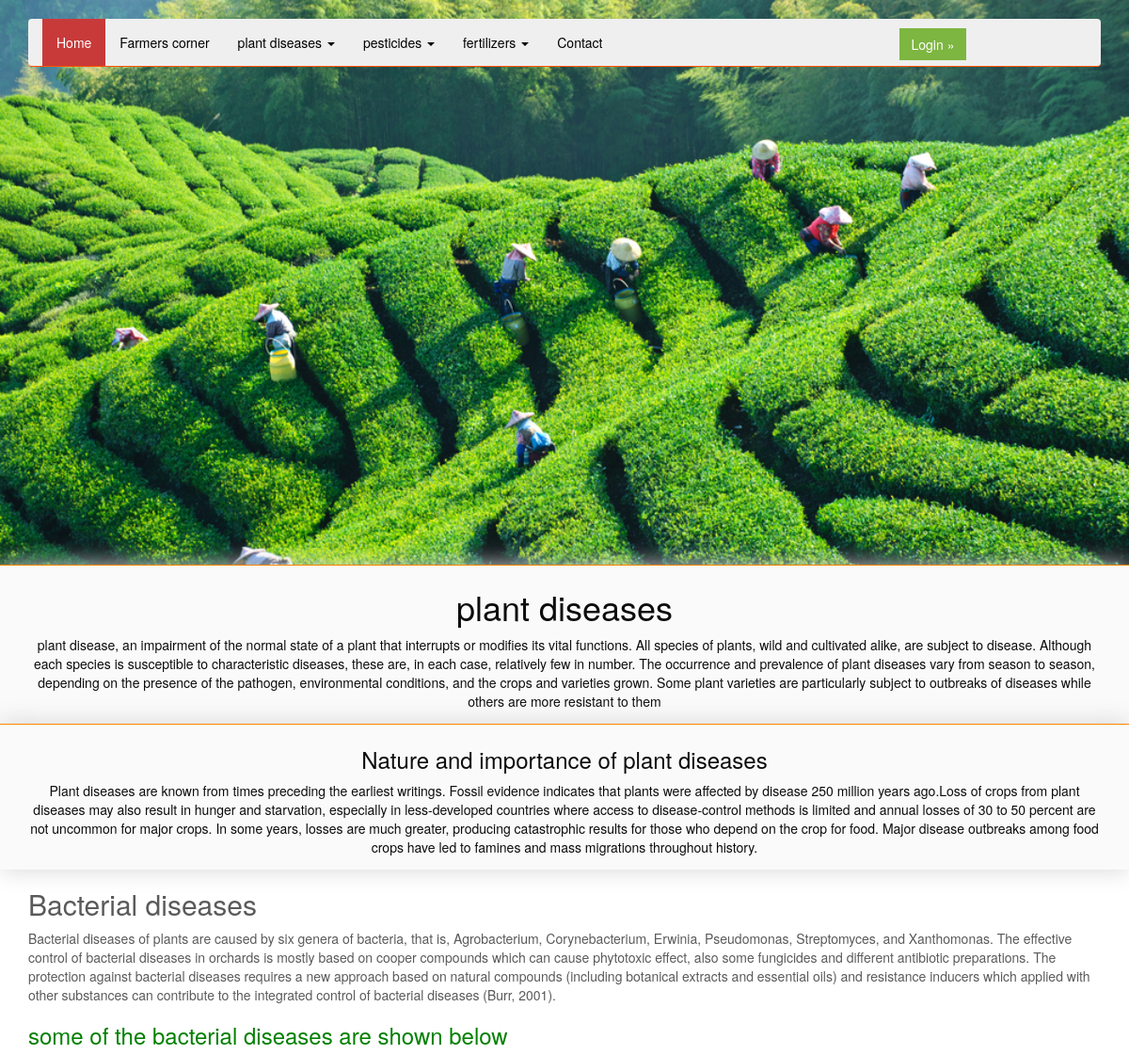
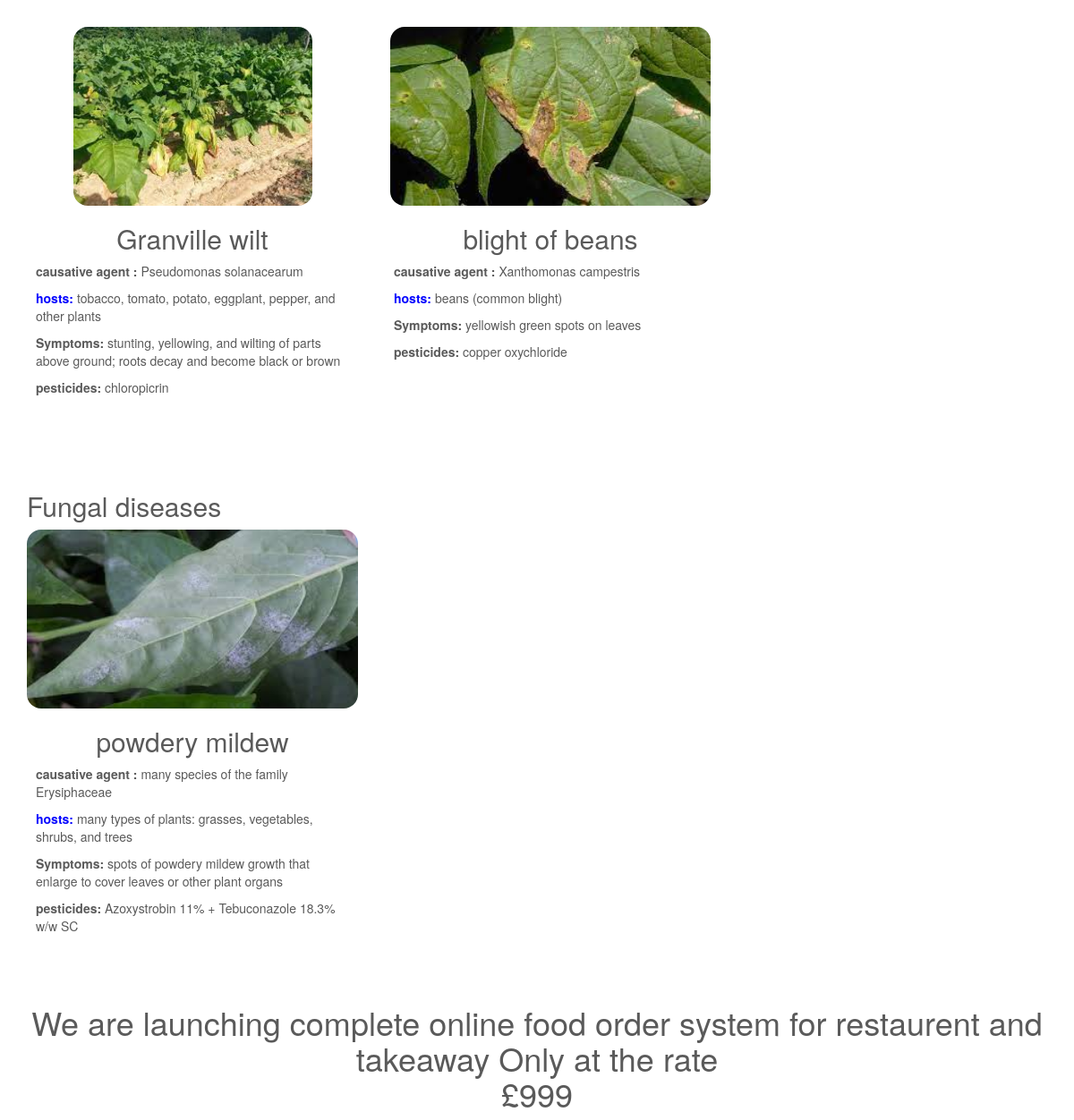
The page / on the database its author committed (2 pictures, top to bottom).
### plantdiseases/models.py (models this page shows, shortened)
class bacterialdiseases(models.Model):
    disease=models.CharField(max_length=100)
    image = models.ImageField(upload_to='images')
    causative_agent=models.CharField(max_length=10000)
    hosts=models.CharField(max_length=1000)
    symptoms=models.CharField(max_length=1000)
    pesticides=models.CharField(max_length=1000)

class fungaldiseases(models.Model):
    disease=models.CharField(max_length=100)
    image = models.ImageField(upload_to='images')
    causative_agent=models.CharField(max_length=10000)
    hosts=models.CharField(max_length=1000)
    symptoms=models.CharField(max_length=1000)
    pesticides=models.CharField(max_length=1000)

### plantdiseases/views.py (the view)
# urls.py: 2. Add a URL to urlpatterns:  path('', views.home, name='home')
def home(request):
    bacs=bacterialdiseases.objects.all()
    fungs=fungaldiseases.objects.all()
    return render(request,'index.html',{'bacs':bacs,'fungs':fungs})

### plantdiseases/templates/index.html (shortened to what this page needs)
{% load static %}
<!DOCTYPE html>
<html lang="en">
  <head>
    <link href="{% static 'dist/css/bootstrap.min.css' %}" rel="stylesheet">
    <link href="{% static 'assets/css/carousel.css' %}" rel="stylesheet">
  </head>
  <body>
  <div id="navbar">
    <div class="navbar-wrapper">
      <div class="container">
        <div class="navbar navbar-inverse navbar-static-top" role="navigation">
          <div class="container">
            <div class="navbar-collapse collapse">
              <ul class="nav navbar-nav">
                <li class="active"><a href=''>Home</a></li>
                <li><a href="/farmer">Farmers corner</a></li>
				<li class="dropdown">
                  <a href="#" class="dropdown-toggle" data-toggle="dropdown">plant diseases <b class="caret"></b></a>
                </li>
				<li class="dropdown">
                  <a href="#" class="dropdown-toggle" data-toggle="dropdown">pesticides <b class="caret"></b></a>
                </li>
                <li class="dropdown">
                  <a href="#" class="dropdown-toggle" data-toggle="dropdown">fertilizers <b class="caret"></b></a>
                </li>
                <li><a href="/farmer">Contact</a></li>
                <li><p><a class="btn btn-default ca" href="add" role="button">Login &raquo;</a></p></li>
              </ul>
            </div>
          </div>
        </div>
      </div>
    </div>
</div>
			<div class="plant1" style="height:600px;">
			  <div class="container">
				<div class="carousel-caption">
				</div>
			  </div>
			</div>
	<div class="mainTitle">
    <div class="container">
    <h1>plant diseases</h1>
    <p><b></b>plant disease, an impairment of the normal state of a plant that interrupts or modifies its vital functions. All species of plants, wild and cultivated alike, are subject to disease. Although each species is susceptible to characteristic diseases, these are, in each case, relatively few in number. The occurrence and prevalence of plant diseases vary from season to season, depending on the presence of the pathogen, environmental conditions, and the crops and varieties grown. Some plant varieties are particularly subject to outbreaks of diseases while others are more resistant to them</p>
    </div>
    </div>
    <div class="mainTitle">
    <div class="container">
      <h3>Nature and importance of plant diseases</h3>
      <p>Plant diseases are known from times preceding the earliest writings. Fossil evidence indicates that plants were affected by disease 250 million years ago.Loss of crops from plant diseases may also result in hunger and starvation, especially in less-developed countries where access to disease-control methods is limited and annual losses of 30 to 50 percent are not uncommon for major crops. In some years, losses are much greater, producing catastrophic results for those who depend on the crop for food. Major disease outbreaks among food crops have led to famines and mass migrations throughout history.
      </div></div>
      <div class="container">
  <h2>Bacterial diseases</h2>
  <p>Bacterial diseases of plants are caused by six genera of bacteria, that is, Agrobacterium, Corynebacterium, Erwinia, Pseudomonas, Streptomyces, and Xanthomonas. The effective control of bacterial diseases in orchards is mostly based on cooper compounds which can cause phytotoxic effect, also some fungicides and different antibiotic preparations. The protection against bacterial diseases requires a new approach based on natural compounds (including botanical extracts and essential oils) and resistance inducers which applied with other substances can contribute to the integrated control of bacterial diseases (Burr, 2001).
  </p>
  <h3 style="color:green">some of the bacterial diseases are shown below</h3>
    <div class="container marketing">
      <div class="row">
       {% for bac in bacs %}
       <div class="col-lg-4">
        <img  src="{{bac.image.url}} " alt="Generic placeholder image" height="200px">
        <h2> {{bac.disease}} </h2>
        <div class="cl">
        <p><b>causative agent : </b>{{bac.causative_agent}}</p>
           <p><span style="color:blue"> <b>hosts: </b></span>{{bac.hosts}}</p>
           <p><b>Symptoms: </b>{{bac.symptoms}}</p>
           <p><b>pesticides: </b>{{bac.pesticides}}</p>
          </div>
      </div>
      {% endfor %}
      </div>
</div>
<div class="container marketing">
  <h2>Fungal diseases</h2>
    <div class="row">
     {% for fung in fungs %}
     <div class="col-lg-4">
      <img  src="{{fung.image.url}} " alt="Generic placeholder image" height="200px">
      <h2> {{fung.disease}} </h2>
      <div class="cl">
      <p><b>causative agent : </b>{{fung.causative_agent}}</p>
         <p><span style="color:blue"> <b>hosts: </b></span>{{fung.hosts}}</p>
         <p><b>Symptoms: </b>{{fung.symptoms}}</p>
         <p><b>pesticides: </b>{{fung.pesticides}}</p>
        </div>
    </div>
    {% endfor %}
    </div>
</div>
</div>
		<div class="container">
		<div class="row">
			<div class="col-lg-12">
				<h1 class="cntr">We are launching complete online food order system for restaurent and takeaway Only at the rate <br>&pound;999 </h1>
			</div>
		</div>
		</div>
  </body>
</html>

### plantdiseases/static/assets/css/carousel.css (style rules this page uses)
body { color: #5a5a5a; }
.navbar-wrapper { position: absolute; top: 0; left: 0; right: 0; z-index: 5; }
.navbar-wrapper .container { padding-left: 0; padding-right: 0; }
.navbar-wrapper .navbar { padding-left: 15px; padding-right: 15px; }
.marketing { padding-left: 15px; padding-right: 15px; }
.marketing .col-lg-4 { text-align: center; margin-bottom: 20px; }
.marketing h2 { font-weight: normal; }
.marketing .col-lg-4 p { margin-left: 10px; margin-right: 10px; }
.navbar-inverse { background-color: #efefef; border-color: #FF5200; }
.navbar-inverse .navbar-nav>.open>a, .navbar-inverse .navbar-nav>.open>a:hover, .navbar-inverse .navbar-nav>.open>a:focus, .navbar-inverse .navbar-nav>.active>a, .navbar-inverse .navbar-nav>.active>a:hover, .navbar-inverse .navbar-nav>.active>a:focus { color: #fff; background-color: #c83a3a; }
.navbar-inverse .navbar-nav > li > a { color:#000 }
a { color:#fff }
.marketing img { max-width:100% }
.carousel-caption { color: #000000; }
.btn-default { color: #fff;background-color: #7db641;border-color: #7db641;border-radius:0 }
.marketing { padding:28px 0 }
.carousel-caption { bottom: 61px; }
.mainTitle { padding: 4px 0;border-top: 1px solid #FF8500;background: #FAFAFA;color: #0C0C0C;text-align: center;box-shadow: 0 0 24px #D5D5D5; }
.cntr { text-align:center }
@media (min-width: 768px) { .marketing { padding-left: 0; padding-right: 0; } }
@media (min-width: 768px) { .navbar-wrapper { margin-top: 20px; } }
@media (min-width: 768px) { .navbar-wrapper .container { padding-left: 15px; padding-right: 15px; } }
@media (min-width: 768px) { .navbar-wrapper .navbar { padding-left: 0; padding-right: 0; } }
@media (min-width: 768px) { .navbar-wrapper .navbar { border-radius: 4px; } }

### rows shown on the page
bacterialdiseases: image (picture), disease "Granville wilt", causative_agent "Pseudomonas solanacearum", hosts "tobacco, tomato, potato, eggplant, pepper, and other plants", symptoms "stunting, yellowing, and wilting of parts above ground; roots decay and become black or brown", pesticides "chloropicrin"
bacterialdiseases: image (picture), disease "blight of beans", causative_agent "Xanthomonas campestris", hosts "beans (common blight)", symptoms "yellowish green spots on leaves", pesticides "copper oxychloride"
fungaldiseases: image (picture), disease "powdery mildew", causative_agent "many species of the family Erysiphaceae", hosts "many types of plants: grasses, vegetables, shrubs, and trees", symptoms "spots of powdery mildew growth that enlarge to cover leaves or other plant organs", pesticides "Azoxystrobin 11% + Tebuconazole 18.3% w/w SC"
